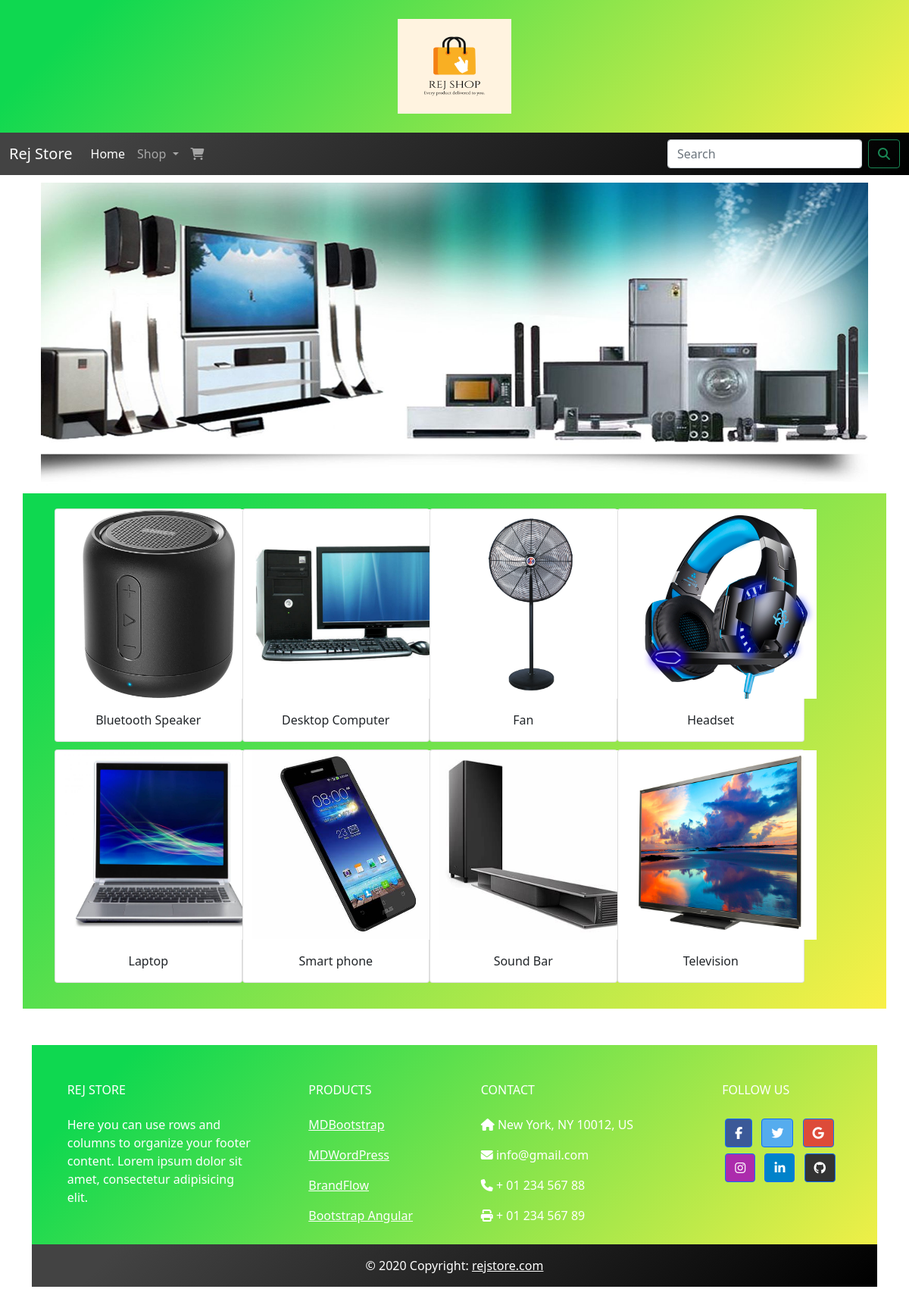
Screenshot of /shop/electronics/ with the database file from the repository.
### rej_home/models.py (models this page shows, shortened)
class Category(models.Model):
    categoryName = models.CharField(max_length=300, unique=True)
    slug = models.SlugField(max_length=300, unique=True)
    categoryImage = models.ImageField(upload_to='category_img', blank=True)
    categoryDescription = models.TextField(blank=True)
    class Meta:
        ordering = ('categoryName',)
        verbose_name = 'category'
        verbose_name_plural = 'categories'
    def get_url(self):
        return reverse('rej_home:products_by_category', args=[self.slug])

class Product(models.Model):
    productName = models.CharField(max_length=300, unique=True)
    slug = models.SlugField(max_length=300, unique=True)
    category = models.ForeignKey(Category, on_delete=models.CASCADE)
    productImage = models.ImageField(upload_to='category_img', blank=True)
    productDescription = models.TextField(blank=True)
    productPrice = models.DecimalField(max_digits=20, decimal_places=2)
    productAvailable = models.BooleanField(default=True)
    productStock = models.IntegerField()
    productCreatedAt = models.DateField(auto_now_add=True)
    productUpdatedAt = models.DateField(auto_now=True)
    class Meta:
        ordering = ('productName',)
        verbose_name = 'product'
        verbose_name_plural = 'products'
    def get_url(self):
        return reverse('rej_home:productDetails', args=[self.category.slug, self.slug])

### rej_home/views.py (the view)
# urls.py: path('', views.allProducts, name='allProducts'),
def allProducts(request, category_slug=None):
    categoryPage = None
    productList = None
    if category_slug != None:
        categoryPage = get_object_or_404(Category, slug=category_slug)
        productList = Product.objects.all().filter(category=categoryPage, productAvailable=True)
    else:
        productList = Product.objects.all().filter(productAvailable=True)
    paginator = Paginator(productList, 8)
    try:
        page = int(request.GET.get('page', '1'))
    except:
        page = 1
    try:
        products = paginator.page(page)
    except (EmptyPage, InvalidPage):
        products = paginator.page(paginator.num_pages)
    return render(request, 'allProduct.html', {'categoryObj': categoryPage, 'products': products})

### rej_home/context_processors.py (called while the page is built)
def menu_links(request):
    links = Category.objects.all()
    return dict(links=links)

### templates/allProduct.html (shortened to what this page needs)
{% extends 'base.html' %}
{% load static %}
{% block content %}
   {% if categoryObj %}
      <div class="container">
          <div class="row mx-auto">
              <img class="category_banner" src="{{categoryObj.categoryImage.url}}" alt="{{categoryObj.categoryName}}">
          </div>
      </div>
   {% endif %}
   <div class="container all_product_container">
       <div class="row mx-auto text-center all_product_row">
           {% for product in products %}
             <div class="row card_product_col col-9 col-sm-6 col-md-3 xol-lg-3">
                 <div class="card" style="width: 18rem;">
                    <a href="{{product.get_url}}"><img src="{{product.productImage.url}}" class="card_all_product" alt="{{product.productName}}"></a>
                    <div class="card-body">
                      <p class="card-text card_product_name">{{product.productName}}</p>
                    </div>
                 </div>
             </div>
           {% endfor %}
       </div>
       <div class="pagination_section">
       </div>
   </div>
{% endblock %}

### templates/base.html (shortened to what this page needs)
{% load static %}
<!DOCTYPE html>
<html lang="en">
<head>
    <link href="{% static 'css/custom.css/' %}" rel="stylesheet">
    <link href="{% static 'css/bootstrap.min.css' %}" rel="stylesheet">
</head>
<body>
    {% include 'header.html' %}
    {% include 'navbar.html' %}
    {% block content %}
    {% endblock %}
    {% include 'footer.html' %}
</body>
</html>

### templates/header.html
{% load static %}
<div class="logo_header_img_div">
  <a href=""><img class="logo_header_img" src="{% static 'img/logo/rej_shop.png' %}" alt="Rej Store"></a>
</div>

### templates/navbar.html (shortened to what this page needs)
{% load static %}
<nav class="navbar navbar-custom navbar-dark bg-light navbar-expand-lg">
  <div class="container-fluid">
    <a class="navbar-brand" href="{% url 'rej_home:allProducts' %}">
      Rej Store
    </a>
    <div class="collapse navbar-collapse" id="navbarSupportedContent">
      <ul class="navbar-nav me-auto mb-2 mb-lg-0">
        <li class="nav-item">
          <a class="nav-link active" aria-current="page" href="{% url 'rej_home:allProducts' %}">Home</a>
        </li>
        <li class="nav-item dropdown">
          <a class="nav-link dropdown-toggle" href="#" id="navbarDropdown" role="button" data-bs-toggle="dropdown" aria-expanded="false">
            Shop
          </a>
        </li>
          <li class="nav-item">
             <a class="nav-link" href=""><i class="fa fa-shopping-cart"></i></a>
          </li>
      </ul>
      <form class="d-flex" action="{% url 'search_app:searchResult' %}" method="get">
        <input class="form-control me-2" type="search" placeholder="Search" name="q" aria-label="Search">
        <button class="btn btn-outline-success" type="submit"><i class="fa fa-search"></i></button>
      </form>
    </div>
  </div>
</nav>

### templates/footer.html (shortened to what this page needs)
{% load static %}
<div class="container foot_container my-5">
  <div class="navbar-fixed-bottom footer_div">
    <footer class="text-center text-lg-start text-white main_footer">
      <div class="container p-4 pb-0">
      <section class="">
        <div class="row">
          <div class="col-md-3 col-lg-3 col-xl-3 mx-auto mt-3">
            <h6 class="text-uppercase mb-4 font-weight-bold">
              Rej Store
            </h6>
            <p>
              Here you can use rows and columns to organize your footer
              content. Lorem ipsum dolor sit amet, consectetur adipisicing
              elit.
            </p>
          </div>
          <div class="col-md-2 col-lg-2 col-xl-2 mx-auto mt-3">
            <h6 class="text-uppercase mb-4 font-weight-bold">Products</h6>
            <p>
              <a class="text-white">MDBootstrap</a>
            </p>
            <p>
              <a class="text-white">MDWordPress</a>
            </p>
            <p>
              <a class="text-white">BrandFlow</a>
            </p>
            <p>
              <a class="text-white">Bootstrap Angular</a>
            </p>
          </div>
          <div class="col-md-4 col-lg-3 col-xl-3 mx-auto mt-3">
            <h6 class="text-uppercase mb-4 font-weight-bold">Contact</h6>
            <p><i class="fas fa-home mr-3"></i> New York, NY 10012, US</p>
            <p><i class="fas fa-envelope mr-3"></i> info@gmail.com</p>
            <p><i class="fas fa-phone mr-3"></i> + 01 234 567 88</p>
            <p><i class="fas fa-print mr-3"></i> + 01 234 567 89</p>
          </div>
          <div class="col-md-3 col-lg-2 col-xl-2 mx-auto mt-3">
            <h6 class="text-uppercase mb-4 font-weight-bold">Follow us</h6>
            <a class="btn btn-primary btn-floating m-1" style="background-color: #3b5998" href="#!" role="button"><i class="fab fa-facebook-f"></i></a>
            <a class="btn btn-primary btn-floating m-1" style="background-color: #55acee" href="#!" role="button"><i class="fab fa-twitter"></i></a>
            <a class="btn btn-primary btn-floating m-1" style="background-color: #dd4b39" href="#!" role="button"><i class="fab fa-google"></i></a>
            <a class="btn btn-primary btn-floating m-1" style="background-color: #ac2bac" href="#!" role="button"><i class="fab fa-instagram"></i></a>
            <a class="btn btn-primary btn-floating m-1" style="background-color: #0082ca" href="#!" role="button"><i class="fab fa-linkedin-in"></i></a>
            <a class="btn btn-primary btn-floating m-1" style="background-color: #333333" href="#!" role="button"><i class="fab fa-github"></i></a>
          </div>
        </div>
      </section>
    </div>
    <div class="text-center p-3 footer_p_3">
      © 2020 Copyright:
      <a class="text-white" href="https://mdbootstrap.com/">rejstore.com</a>
    </div>
  </footer>
 </div>
</div>

### static/css/custom.css (style rules this page uses)
* { box-sizing: border-box; }
body { font-family: Arial, Helvetica, sans-serif; }
.logo_header_img_div { background-image: linear-gradient(135deg, #0fd850 10%, #f9f047 100%); height: 175px; width: 100%; text-align: center; }
.logo_header_img { height: 150px; width: 150px; padding-top: 25px; }
.navbar-custom { background-image: linear-gradient(135deg, #434343 10%, #000000 100%); }
.card_product_col { margin-bottom: 10px; }
.card_all_product { height: 250px; width: 250px; }
.all_product_row { padding-left: 30px; }
.all_product_container { background-image: linear-gradient(135deg, #0fd850 10%, #f9f047 100%); padding-top: 10px; }
.category_banner { width: 100%; height: 400px; }
.mx-auto { padding-top: 10px; padding-bottom: 10px; }
.pagination_section { margin-top: 7px; padding-bottom: 7px; }
.footer_p_3 { background-image: linear-gradient(135deg, #434343 10%, #000000 100%); }
.main_footer { background-image: linear-gradient(135deg, #0fd850 10%, #f9f047 100%); width: 100%; }
.footer_div { width: 100%; }

### rows the page displays
Category: categoryImage (picture)
Product: productImage (picture), productName "Bluetooth Speaker"
Product: productImage (picture), productName "Desktop Computer"
Product: productImage (picture), productName "Fan"
Product: productImage (picture), productName "Headset"
Product: productImage (picture), productName "Laptop"
Product: productImage (picture), productName "Smart phone"
Product: productImage (picture), productName "Sound Bar"
Product: productImage (picture), productName "Television"
